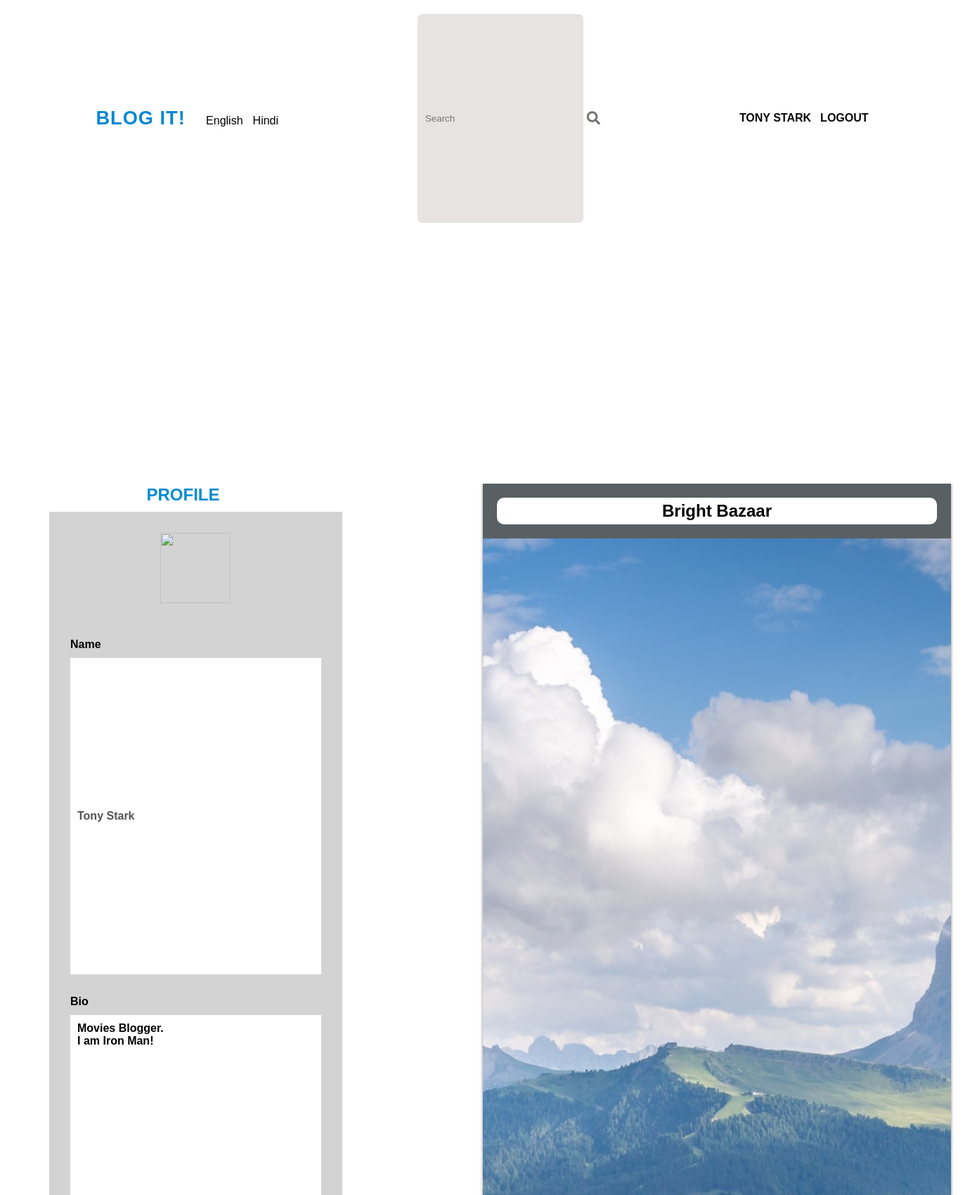
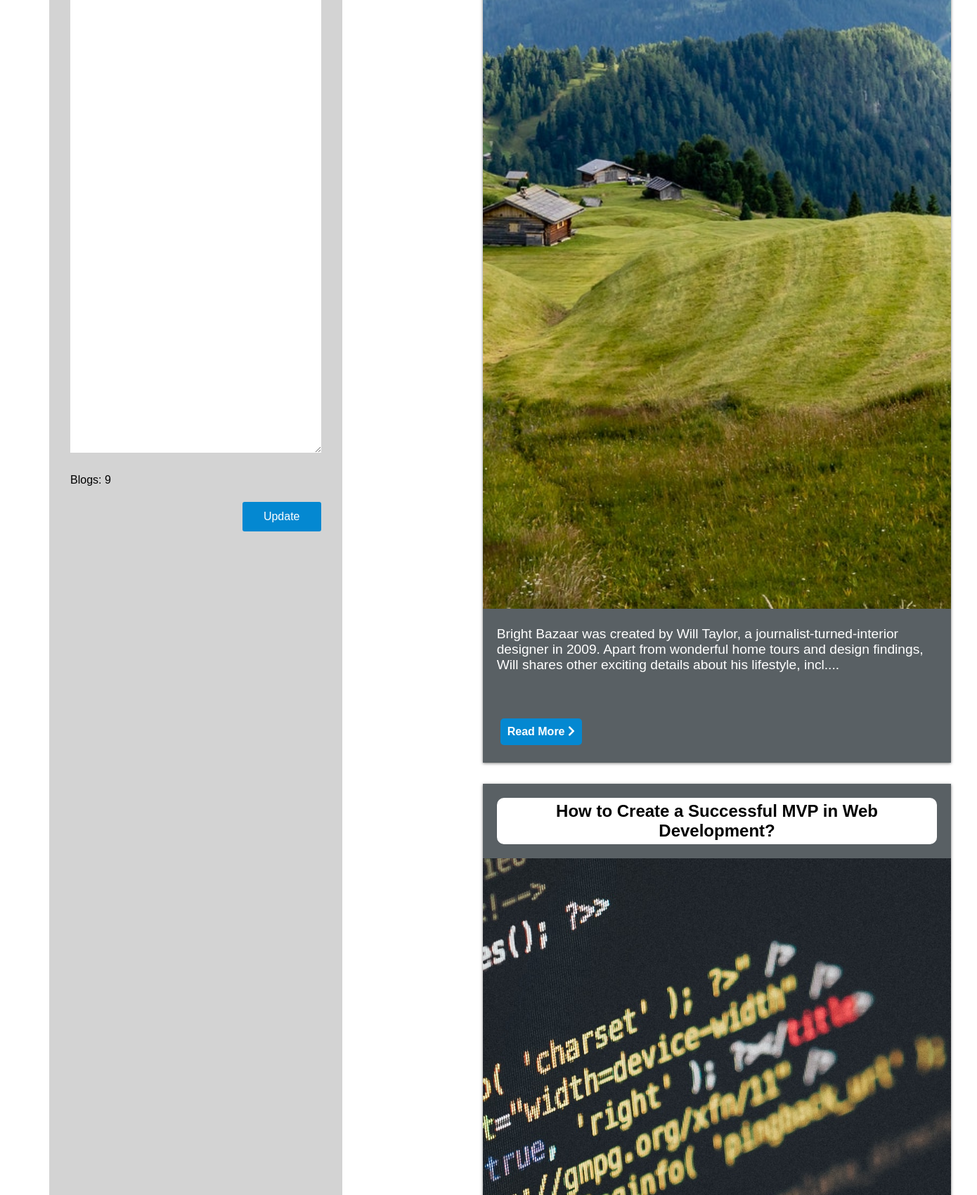
The page /profile.php?lang=en&uid=1 (signed in, upper part) on the database its author committed (2 pictures, top to bottom).
### tables this page shows
CREATE TABLE `userdetails` (
  `user_id` int NOT NULL,
  `name` varchar(20) NOT NULL,
  `email` varchar(30) NOT NULL,
  `password` varchar(255) NOT NULL,
  `bio` text,
  `date` datetime NOT NULL DEFAULT CURRENT_TIMESTAMP
);

CREATE TABLE `blogsdata` (
  `id` int NOT NULL,
  `blog_id` int NOT NULL,
  `lang_code` varchar(10) NOT NULL,
  `title` varchar(255) NOT NULL,
  `content` longtext NOT NULL,
  `blog_title_hindi` varchar(255) NOT NULL,
  `blog_content_hindi` longtext NOT NULL,
  `user_id` int NOT NULL,
  `blog_image` varchar(255) NOT NULL,
  `category` varchar(255) NOT NULL
);

### partials/translation.php (called while the page is built, shortened)
<?php
    $lang = !empty($_GET['lang']) ? $_GET['lang'] : "en";
    $language = array(
    'en' => array('Login', 'Register', 'Logout', 'Profile', 'Home', 'RECENT BLOGS', 'Social Plugin', 'Popular Posts', 'Categories', 'About us', 'Read More', 'Remember Me', 'Forgot Password', 'Username', 'Password'),
    'hi' => array('लॉग इन करें', 'रजिस्टर करें', 'लॉग आउट', 'प्रोफ़ाइल', 'होम', 'नए ब्लॉग', 'सामाजिक प्लगइन', 'लोकप्रिय पोस्ट', 'श्रेणियाँ', 'हमारे बारे में', 'अधिक पढ़ें', 'मुझे याद रखें', 'पासवर्ड भूल गए', 'उपयोगकर्ता नाम', 'पासवर्ड'),
    );
?>

### profile.php (the view, shortened to what this page needs)
<?php
    include "translation.php";
?>
<?php require_once('partials/header.php') ?>
<link rel="stylesheet" href="static/css/style.css?v=<?php echo time(); ?>">
</head>
<body>
    <?php include('partials/navbar.php')?>
    <div class="profile__mainContainer">
        <h2 class = "profile__heading"> <?php echo (($lang == 'hi') ? "प्रोफ़ाइल" : "Profile" )?> </h2>
        <?php
            if (isset($_REQUEST['uid'])){
                $id = $_REQUEST['uid'];
                $sql = "SELECT * from userdetails where user_id = $id";
                $ans = mysqli_query($conn, $sql);
                $result = mysqli_fetch_assoc($ans);
                $name = $result['name'];
                $bio = $result['bio'];
            } else {
                header("Location: index.php");
                exit;
            }
        ?>
        <div class="profile__box">
            <div class="profile__container">
                <div class="profile__avatar">
                    <img src="https://image.flaticon.com/icons/png/512/3237/3237472.png" alt="">
                </div>
                <form method = "POST">
                    <label for="uname"><?php echo (($lang == 'hi') ? "नाम" : "Name" )?></label>
                        <input type="text" name = 'uname' value = "<?php echo $name ?>" disabled>
                    <label for="profile__bio"><?php echo (($lang == 'hi') ? "बाईओ" : "Bio" )?></label>
                        <?php if ($_SESSION['uid'] == $id) { ?>
                            <textarea class = "profile__bio" name="profile__bio" cols="30" rows="7" placeholder = "Tell us something about you..."><?php echo $bio; ?></textarea>
                        <?php } else { ?>
                            <textarea class = "profile__bio" cols="30" rows="7" placeholder = "Tell us something about you..." disabled><?php echo $bio; ?></textarea>
                        <?php } ?>
                    <?php
                        $query = "SELECT id  FROM blogsdata WHERE user_id = $id";
                        $res = mysqli_query($conn, $query);
                        $ans = mysqli_num_rows($res);
                    ?>
                    <p>
                        <?php echo (($lang == 'hi') ? "ब्लॉग" : "Blogs")?>: <?php echo $ans; ?>
                        <?php if ($_SESSION['uid'] == $id) { ?>
                            <button name = "profile__btn" id = "add-post-btn"><?php echo (($lang == 'hi') ? 'अपडेट करें' : 'Update') ?></button>
                        <?php } ?>
                    </p>
                </form>
            </div>
                <?php
                    if (isset($_REQUEST['uid'])){
                        $id = $_REQUEST['uid'];
                        $sql = "SELECT * from blogsdata where user_id = $id";
                        $ans = mysqli_query($conn, $sql);
                    } else {
                        header("Location: index.php");
                        exit;
                    }
                ?>
                <div class="personal-blog-list">
                    <?php foreach($ans as $a) { ?>
                        <div class = 'card'>
                                <div class = "card-body">
                                    <h3 class = 'heading'><?php echo (($lang == 'hi') ? $a['blog_title_hindi'] : $a['title'] ); ?></h3>
                                    <div class="blog-tile-img">
                                        <img src="<?php echo $a['blog_image']?>" alt="">
                                    </div>
                                    <?php
                                        if ($lang == 'hi'){
                                            $content = $a['blog_content_hindi'];
                                            $stripped_content = strip_tags($content);
                                            $char_length = 510;
                                        } else {
                                            $content = $a['content'];
                                            $stripped_content = strip_tags  ($content);
                                            $char_length = 202;
                                        }
                                    ?>
                                    <p id = "content" class = "personal__content"><?php echo substr($stripped_content, 0, $char_length
                                    ) . "...."; ?></p>
                                    <div class = "read-more-btn profile-read-btn">
                                        <a href="blogPage.php?lang=<?php echo $lang; ?>&id=<?php echo $a['id']?>"><?php echo $language[$lang][10]; ?>  <i class="fas fa-chevron-right"></i></a>
                                    </div>
                                </div>
                        </div>
                    <?php } ?>
                </div>
        </div>
    </div>
<?php require_once('partials/footer.php') ?>

### static/css/all.css (style rules this page uses)
.fa, .fas, .far, .fal, .fad, .fab { -moz-osx-font-smoothing: grayscale; -webkit-font-smoothing: antialiased; display: inline-block; font-style: normal; font-variant: normal; text-rendering: auto; line-height: 1; }
.fa-chevron-right:before { content: "\f054"; }
.fa, .fas { font-family: 'Font Awesome 5 Free'; font-weight: 900; }

### static/css/index.css (style rules this page uses)
* { box-sizing: border-box; margin: 0; font-family: "Montserrat", sans-serif; }
body { overflow-x: hidden; }
.card { display: flex; flex-wrap: wrap; flex-direction: column; padding: 20px; margin-bottom: 70px; margin: 0 10px 30px 10px; width: 500px; background-color: rgb(233, 229, 229); border-radius: 10px; }
.heading { padding: 5px; color: #632b06; text-align: center; font-size: 1.5rem; background-color: #fff; border-radius: 10px; }
.blog-tile-img { height: 20vh; width: 100%; margin-top: 20px; }
.blog-tile-img img { height: 100%; width: 100%; object-fit: cover; }
.read-more-btn { display: flex; padding: 20px; margin-top: 40px; }
.read-more-btn a { text-decoration: none; font-weight: 600; padding: 10px; color: white; border-radius: 5px; background-color: #0488d1; }
.profile-read-btn a { margin-left: 50px; }
#content { padding: 10px; padding-top: 25px; font-size: 1.2rem; text-align: left; }
#add-post-btn { width: 112px; height: 42px; left: 111.5px; top: 0px; margin-top: 40px; background: #0488d1; border: 0; border-radius: 3px; color: #fff; font-size: 16px; transition: all 150ms ease-in-out; }
.profile__mainContainer { padding-top: 7vh; }
.profile__box { display: flex; justify-content: space-between; }
.profile__heading { position: relative; left: 15%; top: 60px; text-transform: uppercase; color: #048dd1; }
.profile__container { display: inline-block; width: 30%; height: 60vh; padding: 30px; margin: 70px; background-color: lightgray; }
.profile__avatar { height: 100px; width: 100px; margin-left: 36%; }
.profile__avatar img { height: 100%; width: 100%; }
.profile__container form { display: flex; flex-direction: column; margin-top: 50px; }
.profile__container form label { margin-bottom: 10px; font-weight: 700; }
.profile__container form input, textarea { height: 5vh; margin-bottom: 30px; background-color: white; border: 0; padding-left: 10px; font-weight: 600; font-size: 1rem; }
.profile__bio { height: 10vh; padding-top: 10px; outline: 0; }
.profile__container form p { display: flex; justify-content: space-between; }
.personal-blog-list { margin-top: 30px; width: 60%; height: 85vh; overflow-y: scroll; }
.personal-blog-list .card { width: 80%; margin-left: 130px; background-color: #596064; }
.personal-blog-list .read-more-btn { text-align: flex-start; margin-left: -50px; }
.personal__content { color: white; }

### static/css/style.css (style rules this page uses)
* { margin: 0; padding: 0; -webkit-box-sizing: border-box; box-sizing: border-box; font-family: "Poppins", sans-serif; }
.blog-tile-img img { -webkit-transition: all 150ms ease-in-out; transition: all 150ms ease-in-out; }
.card { padding: 0; border-radius: 0; -webkit-box-shadow: 0px 1px 4px 0px rgba(0, 0, 0, 0.5); box-shadow: 0px 1px 4px 0px rgba(0, 0, 0, 0.5); background-color: #ffffff; }
.card .heading { margin: 20px; color: black; -webkit-transition: all .17s ease-in-out; transition: all .17s ease-in-out; }
.card .blog-tile-img { margin: 0; -webkit-transition: -webkit-transform .17s ease-in-out; transition: -webkit-transform .17s ease-in-out; transition: transform .17s ease-in-out; transition: transform .17s ease-in-out, -webkit-transform .17s ease-in-out; }
.card #content { padding-left: 20px; padding-right: 20px; }
.card .read-more-btn { -webkit-box-pack: justify; -ms-flex-pack: justify; justify-content: space-between; padding: 25px; margin-top: 30px; }

### rows shown on the page
userdetails: uname "Tony Stark", profile__bio "Movies Blogger. I am Iron Man!"
blogsdata: title "Bright Bazaar", blog_image (picture), content "Bright Bazaar was created by Will Taylor, a journalist-turned-interior designer in 2009. Apart from wonderful home tours and design findings, Will shares other exciting details about his lifestyle, incl"
blogsdata: title "How to Create a Successful MVP in Web Development?", blog_image (picture)

### other values the page prints
$_SESSION['username'] "TONY STARK"
$language[$lang][2] "LOGOUT"
$ans "9"
